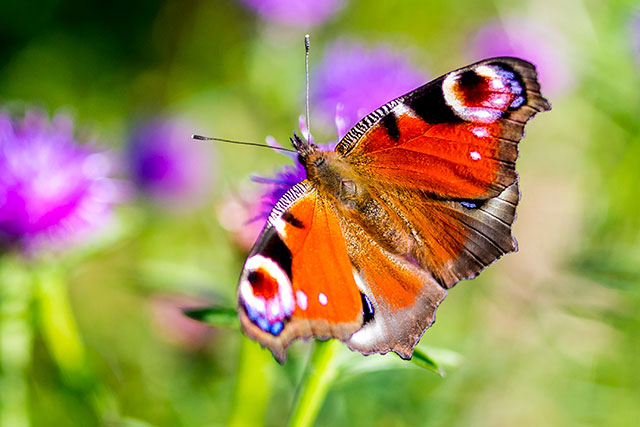
#> input picture compvision/peacock-butterfly.jpg, 640 x 427 px
$ python basicoperationswithimages.py
#> lines starting #> are read from the running program, lines starting #| are printed output that depends on the picture; after the words box and inside, x2 and y2 are one past the last pixel; in counts of white or black regions, pixels touching at a corner belong together
#> further down, im is the input picture: shape (427, 640, 3); mean R, G, B 156.2, 142.8, 86.7
import numpy as np
from PIL import Image
from matplotlib import pyplot as plt

def Gauss(x, y, sigma):
    return np.exp(-1*(x**2+y**2)/(2*sigma**2))/(2*np.pi*sigma**2)


def Filter(dim, sigma):
    filter=np.zeros((dim,dim))
    for i in range(dim):
        for j in range(dim):
            filter[i,j]=Gauss((dim-1)/2-i, j-(dim-1)/2, sigma)

    return filter/filter.sum()

def GaussCore(dim, array, sigma):
#> called with dim = 5, sigma = 1.5
    array1=np.zeros((array.shape[0]+dim-1, array.shape[1]+dim-1, array.shape[2]))
    for i in range(int((dim-1)/2), int(array.shape[0]+(dim-1)/2)):
        for j in range(int((dim - 1) / 2), int(array.shape[1] + (dim - 1) / 2)):
            array1[i, j, 0]=array[i-int((dim - 1) / 2), j-int((dim - 1) / 2) , 0]
            array1[i, j, 1] = array[i-int((dim - 1) / 2), j-int((dim - 1) / 2) , 1]
            array1[i, j, 2] = array[i-int((dim - 1) / 2), j-int((dim - 1) / 2) , 2]
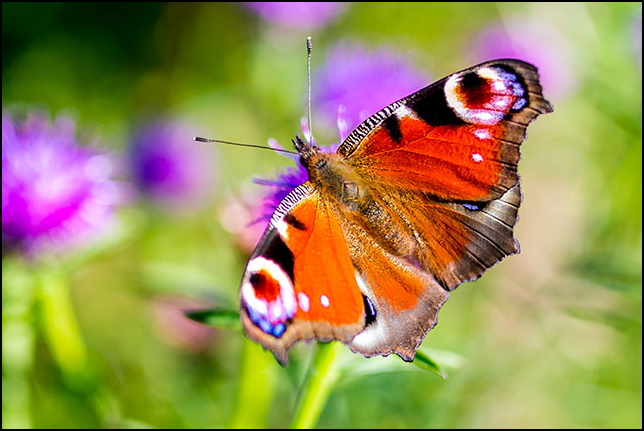
#> array1: shape (431, 644, 3) float64; mean R, G, B 153.8, 140.6, 85.3
    for i in range(int((dim-1)/2), int(array.shape[0]+(dim-1)/2)):
        for j in range(int((dim - 1) / 2), int(array.shape[1] + (dim - 1) / 2)):
            i1=i-int((dim-1)/2)
            j1=j-int((dim-1)/2)
            filter=Filter(dim, sigma)
            S1=0
            S2=0
            S3=0

            for i2 in range(dim):
                for j2 in range(dim):
                    S1+=array1[i2+i1, j2+j1, 0]*filter[i2, j2]
                    S2+=array1[i2+i1, j2+j1, 1]*filter[i2, j2]
                    S3+=array1[i2+i1, j2+j1, 2]*filter[i2, j2]

            array1[i, j, 0]=int(S1)

            array1[i, j, 1]=int(S2)
            array1[i, j, 2] = int(S3)
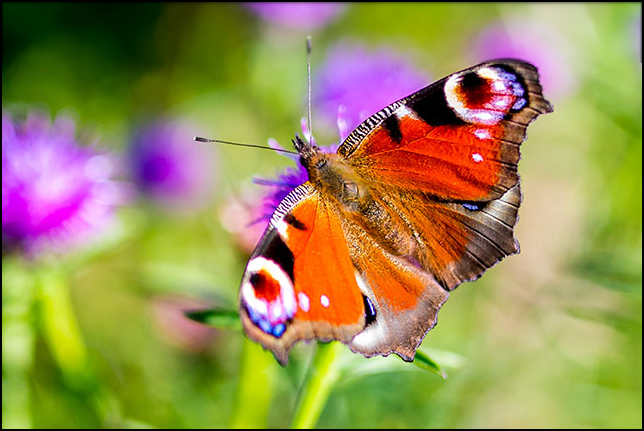
#> array1: shape (431, 644, 3) float64; 13.58% of pixels changed, all inside (x1, y1, x2, y2) = (2, 2, 642, 64)

    array2=np.zeros(array.shape)
    for i in range(int((dim-1)/2), int(array.shape[0]+(dim-1)/2)):
        for j in range(int((dim - 1) / 2), int(array.shape[1] + (dim - 1) / 2)):
            array2[i-int((dim - 1) / 2), j-int((dim - 1) / 2) , 0]=array1[i, j, 0]
            array2[i-int((dim - 1) / 2), j-int((dim - 1) / 2) , 1]=array1[i, j, 1]
            array2[i-int((dim - 1) / 2), j-int((dim - 1) / 2) , 2]=array1[i, j, 2]
    return array2


fig = plt.figure(figsize=(10, 7))
fig.add_subplot(3, 3, 1)
im=np.array(Image.open("peacock-butterfly.jpg"))
plt.imshow(im)


#> (the run stopped early here; a loop or call above may not have finished)
